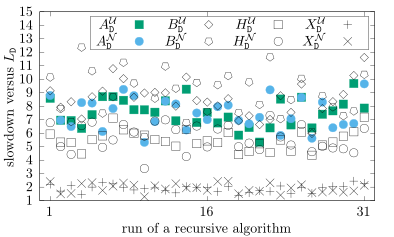

Source code (gnuplot):
set term cairolatex pdf standalone header "\\usepackage{amsmath,amsfonts}" color font ", 10" size 10cm,6cm
set output "reltim-ABHX_D.tex"

set key top right horizontal box spacing 1.5 width -0.5

set xrange [0:32]
set xlabel "run of a recursive algorithm"
set xtics ("1" 1, "16" 16, "31" 31)
set yrange [1:15]
set ylabel "slowdown versus $L_{\\mathtt{\\mathtt{D}}}$"
set ytics ("1" 1, "2" 2, "3" 3, "4" 4, "5" 5, "6" 6, "7" 7, "8" 8, "9" 9, "10" 10, "11" 11, "12" 12, "13" 13, "14" 14, "15" 15)

set datafile columnheaders
plot "ud.csv" using 1:($11/$8) with points title "$A_{\\mathtt{D}}^{\\mathcal{U}}$" pointtype 5 linetype 2, \
     "nd.csv" using 1:($11/$8) with points title "$A_{\\mathtt{D}}^{\\mathcal{N}}$" pointtype 7 linetype 3, \
     "ud.csv" using 1:($14/$8) with points title "$B_{\\mathtt{D}}^{\\mathcal{U}}$" pointtype 12 linetype 0, \
     "nd.csv" using 1:($14/$8) with points title "$B_{\\mathtt{D}}^{\\mathcal{N}}$" pointtype 14 linetype 0, \
     "ud.csv" using 1:($17/$8) with points title "$H_{\\mathtt{D}}^{\\mathcal{U}}$" pointtype 4 linetype 0, \
     "nd.csv" using 1:($17/$8) with points title "$H_{\\mathtt{D}}^{\\mathcal{N}}$" pointtype 6 linetype 0, \
     "ud.csv" using 1:($20/$8) with points title "$X_{\\mathtt{D}}^{\\mathcal{U}}$" pointtype 1 linetype 0, \
     "nd.csv" using 1:($20/$8) with points title "$X_{\\mathtt{D}}^{\\mathcal{N}}$" pointtype 2 linetype 0
